Frame 1 (no input): blank canvas, image omitted
Frame 60 (no input): blank canvas, image omitted
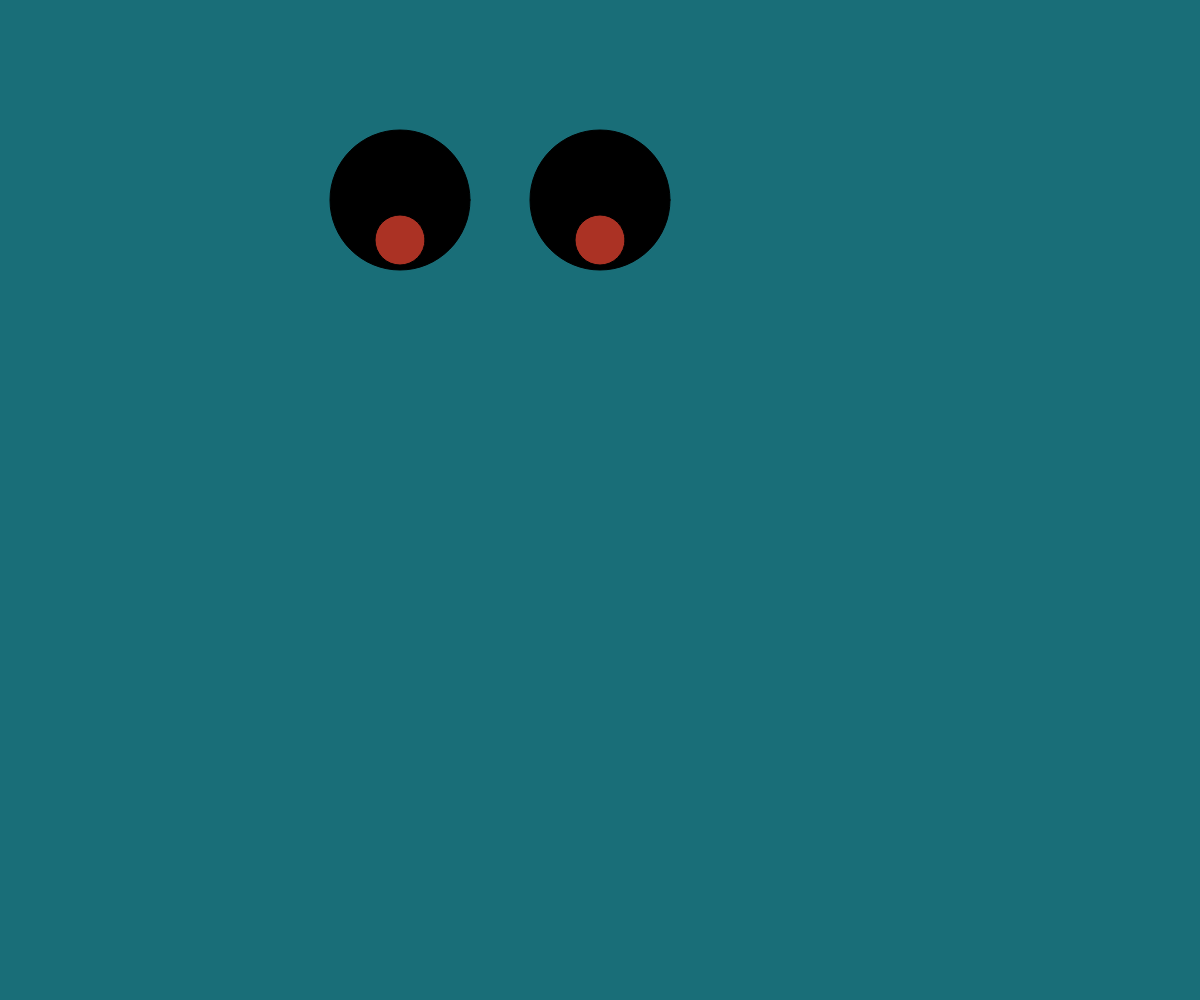
Frame 120 (the mouse pressed at the canvas centre since frame 60)

The p5.js sketch whose frames 1 and 60 were blank and that drew this single picture after the mouse press (run headless with seeded random() and noise() and a simulated clock; from frame 60 on, the mouse is pressed at the canvas centre):

// p5.js sketch
// ── sketch.js
var issaLook = false;

function setup (){
    createCanvas(windowWidth, windowHeight);
}


function draw(){
    if(issaLook == false){;
    background(0);
        fill(0)
        ellipse(400,200, 140, 140);
        ellipse(600, 200, 140, 140);
        
    }else{
        background(25,110,120);
        fill(0)
                ellipse(400, 200, 140, 140);
                ellipse(600, 200, 140, 140);
        fill(random(190), 50,random(180));
                ellipse(600, 240, 50, 50);
                ellipse(400, 240, 50, 50);
    }
}

function mousePressed(){
    issaLook = !issaLook;
    
    
}
